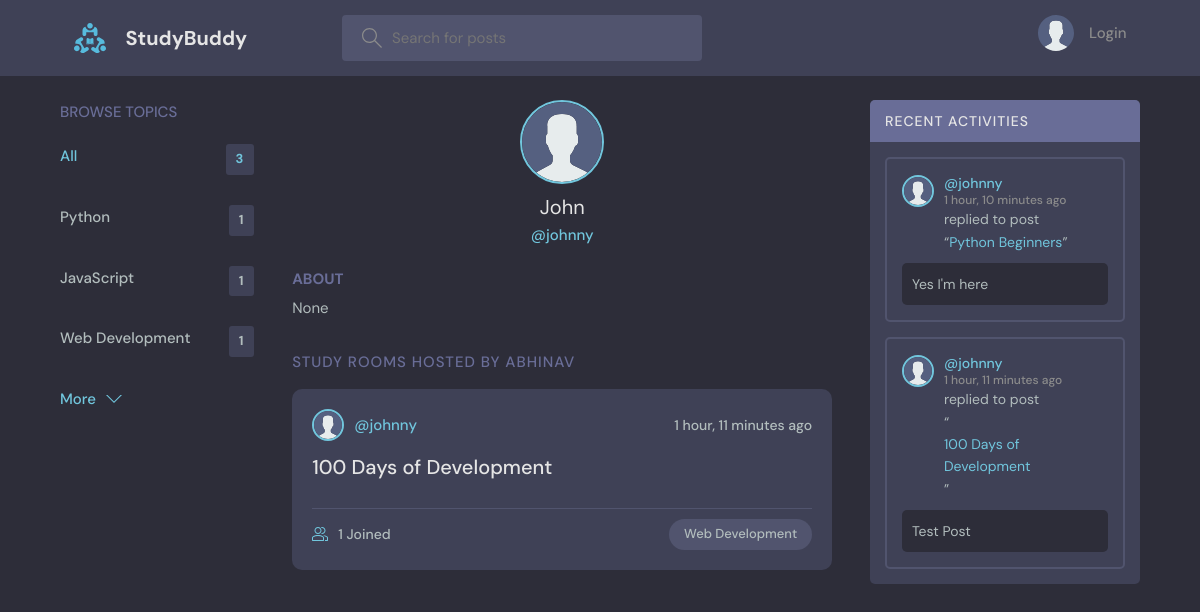
The page /profile/7/ on the database its author committed.
### base/models.py (models this page shows, shortened)
class Topic(models.Model):
    name = models.CharField(max_length=200)

class User(AbstractUser):
    name = models.CharField(max_length=200, null=True)
    email = models.EmailField(unique=True, null=True)
    bio = models.TextField(null=True)
    avatar = models.ImageField(null=True, default="avatar.svg")
    USERNAME_FIELD = 'email'
    REQUIRED_FIELDS = []

class Room(models.Model):
    host = models.ForeignKey(User, on_delete=models.SET_NULL, null=True)
    topic = models.ForeignKey(Topic, on_delete=models.SET_NULL, null=True)
    name = models.CharField(max_length=200)
    description = models.TextField(null=True, blank=True)
    participants = models.ManyToManyField(
        User, related_name='participants', blank=True)
    updated = models.DateTimeField(auto_now=True)
    created = models.DateTimeField(auto_now_add=True)
    class Meta:
        ordering = ['-updated', '-created']
    def __str__(self):
        return self.name

class Message(models.Model):
    user = models.ForeignKey(User, on_delete=models.CASCADE)
    room = models.ForeignKey(Room, on_delete=models.CASCADE)
    body = models.TextField()
    updated = models.DateTimeField(auto_now=True)
    created = models.DateTimeField(auto_now_add=True)
    class Meta:
        ordering = ['-updated', '-created']

### base/views.py (the view)
# urls.py: path('profile/<str:pk>/', views.userProfile, name="user-profile"),
def userProfile(request, pk):
    user = User.objects.get(id=pk)
    rooms = user.room_set.all()
    room_messages = user.message_set.all()
    topics = Topic.objects.all()
    context = {'user': user, 'rooms': rooms,
               'room_messages': room_messages, 'topics': topics}
    return render(request, 'base/profile.html', context)

### base/templates/base/profile.html (shortened to what this page needs)
{% extends 'main.html' %}
{% block content %}
<main class="profile-page layout layout--3">
  <div class="container">
    {% include 'base/topics_component.html' %}
    <div class="roomList">
      <div class="profile">
        <div class="profile__avatar">
          <div class="avatar avatar--large active">
            <img src="{{user.avatar.url}}" />
          </div>
        </div>
        <div class="profile__info">
          <h3>{{user.name}}</h3>
          <p>@{{user.username}}</p>
        </div>
        <div class="profile__about">
          <h3>About</h3>
          <p>
            {{user.bio}}
          </p>
        </div>
      </div>
      <div class="roomList__header">
        <div>
          <h2>Study Rooms Hosted by abhinav</a>
          </h2>
        </div>
      </div>
      {% include 'base/feed_component.html' %}
    </div>
    {% include 'base/activity_component.html' %}
  </div>
</main>
{% endblock content %}

### templates/main.html (shortened to what this page needs)
<!DOCTYPE html>
{% load static %}
<html lang="en">
<head>
    <link rel="stylesheet" href="{% static 'styles/style.css' %}" />
</head>
<body>
    {% include 'navbar.html' %}
    {% block content %}
    {% endblock %}
</body>
</html>

### templates/navbar.html (shortened to what this page needs)
{% load static %}
<header class="header header--loggedIn">
  <div class="container">
    <a href="{% url 'home' %}" class="header__logo">
      <img src="{% static 'images/logo.svg' %}" />
      <h1>StudyBuddy</h1>
    </a>
    <form class="header__search" method="GET" action="{% url 'home' %}">
      <label>
        <input name="q" placeholder="Search for posts" />
      </label>
    </form>
    <nav class="header__menu">
      {% if request.user.is_authenticated %}
      <div class="header__user">
        <a href="{% url 'update-user' %}">
          <div class="avatar avatar--medium active">
            <img src="{{request.user.avatar.url}}" />
          </div>
          <p>{{request.user.name}} <span>@{{request.user.username}}</span></p>
        </a>
        <button class="dropdown-button">
          <svg
            version="1.1"
            xmlns="http://www.w3.org/2000/svg"
            width="32"
            height="32"
            viewBox="0 0 32 32"
          >
            <title>chevron-down</title>
            <path d="M16 21l-13-13h-3l16 16 16-16h-3l-13 13z"></path>
          </svg>
        </button>
      </div>
      {% else %}
      <a href="{% url 'login' %}">
        <img src="{% static 'images/avatar.svg' %}" />
        <p>Login</p>
      </a>
      {% endif %}
    </nav>
  </div>
</header>

### base/templates/base/topics_component.html
<div class="topics">
    <div class="topics__header">
        <h2>Browse Topics</h2>
    </div>
    <ul class="topics__list">
        <li>
            <a href="{% url 'home' %}" class="active">All <span>{{topics.count}}</span></a>
        </li>
        {% for topic in topics %}
        <li>
            <a href="{% url 'home' %}?q={{topic.name}}">{{topic.name}}<span>{{topic.room_set.all.count}}</span></a>
        </li>
        {% endfor %}
    </ul>
    <a class="btn btn--link" href="{% url 'topics' %}">
        More
        <svg version="1.1" xmlns="http://www.w3.org/2000/svg" width="32" height="32" viewBox="0 0 32 32">
            <title>chevron-down</title>
            <path d="M16 21l-13-13h-3l16 16 16-16h-3l-13 13z"></path>
        </svg>
    </a>
</div>

### base/templates/base/feed_component.html (shortened to what this page needs)
{% for room in rooms %}
<div class="roomListRoom">
    <div class="roomListRoom__header">
        <a href="{% url 'user-profile' room.host.id %}" class="roomListRoom__author">
            <div class="avatar avatar--small">
                <img src="{{room.host.avatar.url}}" />
            </div>
            <span>@{{room.host.username}}</span>
        </a>
        <div class="roomListRoom__actions">
            <span>{{room.created|timesince}} ago</span>
        </div>
    </div>
    <div class="roomListRoom__content">
        <a href="{% url 'room' room.id %}">{{room.name}}</a>
    </div>
    <div class="roomListRoom__meta">
        <a href="{% url 'room' room.id %}" class="roomListRoom__joined">
            {{room.participants.all.count}} Joined
        </a>
        <p class="roomListRoom__topic">{{room.topic.name}}</p>
    </div>
</div>
{% endfor %}

### base/templates/base/activity_component.html (shortened to what this page needs)
<div class="activities">
  <div class="activities__header">
    <h2>Recent Activities</h2>
  </div>
  {% for message in room_messages %}
  <div class="activities__box">
    <div class="activities__boxHeader roomListRoom__header">
      <a
        href="{% url 'user-profile' message.user.id %}"
        class="roomListRoom__author"
      >
        <div class="avatar avatar--small">
          <img src="{{message.user.avatar.url}}" />
        </div>
        <p>
          @{{message.user.username}}
          <span>{{message.created|timesince}} ago</span>
        </p>
      </a>
    </div>
    <div class="activities__boxContent">
      <p>
        replied to post <br />“<a href="{% url 'room' message.room.id %}"
          >{{message.room}}</a
        >”
      </p>
      <div class="activities__boxRoomContent">{{message.body}}</div>
    </div>
  </div>
  {% endfor %}
</div>

### rows shown on the page
Topic: name "Python", room_set.all.count "1"
Topic: name "JavaScript", room_set.all.count "1"
Topic: name "Web Development", room_set.all.count "1"
User: avatar (placeholder picture), name "John", username "johnny", bio "None"
Room: host.avatar (placeholder picture), host.username "johnny", created "1 hour, 11 minutes", name "100 Days of Development", participants.all.count "1", topic.name "Web Development"
Message: user.avatar (placeholder picture), user.username "johnny", created "1 hour, 10 minutes", room "Python Beginners", body "Yes I'm here"
Message: user.avatar (placeholder picture), user.username "johnny", created "1 hour, 11 minutes", room "100 Days of Development", body "Test Post"

### other values the page prints
{{ topics.count }} "3"
